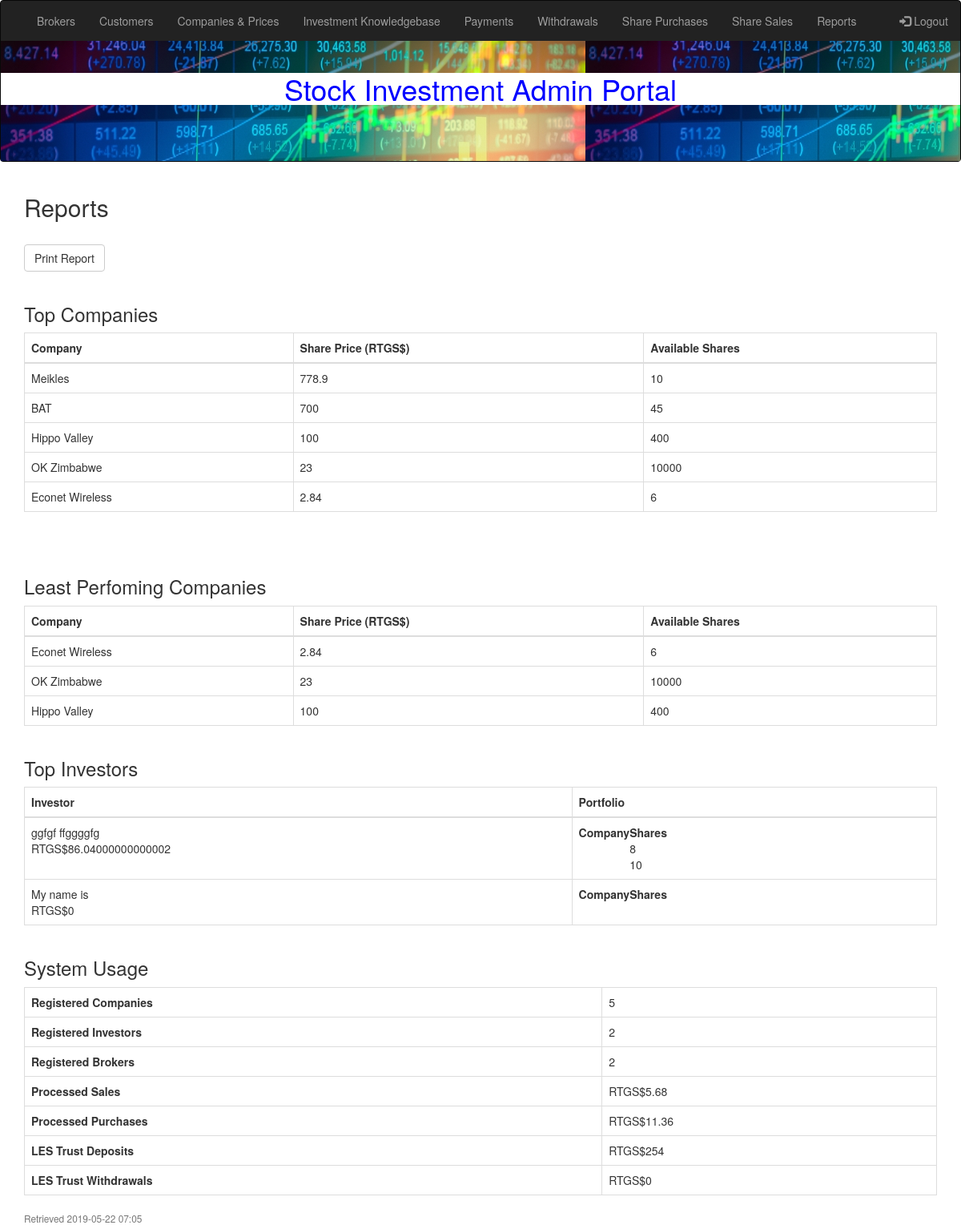
Screenshot of /reports.php (signed in) with the database file from the repository.
### tables this page shows
CREATE TABLE `companies` (
  `id` int(11) NOT NULL,
  `company` varchar(50) NOT NULL,
  `price` double NOT NULL,
  `shares` double NOT NULL,
  `logo` varchar(100) NOT NULL
);

CREATE TABLE `customers` (
  `id` int(11) NOT NULL,
  `fullname` varchar(50) NOT NULL,
  `email` varchar(50) NOT NULL,
  `password` varchar(200) NOT NULL,
  `balance` double NOT NULL,
  `bank` varchar(20) NOT NULL,
  `account_number` varchar(20) NOT NULL
);

CREATE TABLE `portfolio` (
  `id` int(11) NOT NULL,
  `investor` int(11) NOT NULL,
  `company` int(11) NOT NULL,
  `shares` double NOT NULL
);

### reports.php (the view, shortened to what this page needs)
<?php include('_header.php'); ?>
<div class="container">
        <div class="row">
          <div class="col-md-12">
            <div class="card mb-3">
              	<div class="card-header">
       			<h2>Reports</h2>
       			<br>
       			<button class="btn btn-default" onclick="window.print();return false;">Print Report</button>
       			<br><br>
       			</div>
              	<div class="card-body">
              	<h3>Top Companies</h3>
                <div class="table-responsive">
                  <table class="table table-bordered"  width="100%" cellspacing="0">
                    <thead>
                      <tr>
						<th>Company</th>
						<th>Share Price (RTGS$)</th>
            			<th>Available Shares</th>
					</tr>
                    </thead>
                    	<tbody>
                    	<?php $rs = mysqli_query($con, "SELECT * FROM companies ORDER BY price DESC LIMIT 5") or die(mysqli_error($con));
							while($row = mysqli_fetch_array($rs)){ ?>
							<tr>
								<td><?php echo $row['company']; ?></td>
								<td><?php echo $row['price']; ?></td>
                				<td><?php echo $row['shares']; ?></td>
							</tr>
						<?php } ?>
                    </tbody>
                  </table>
                </div>
                <br><br>
                <h3>Least Perfoming Companies</h3>
                <div class="table-responsive">
                  <table class="table table-bordered"  width="100%" cellspacing="0">
                    <thead>
                      <tr>
						<th>Company</th>
						<th>Share Price (RTGS$)</th>
            			<th>Available Shares</th>
					</tr>
                    </thead>
                    	<tbody>
                    	<?php $rs = mysqli_query($con, "SELECT * FROM companies ORDER BY price ASC LIMIT 3") or die(mysqli_error($con));
							while($row = mysqli_fetch_array($rs)){ ?>
							<tr>
								<td><?php echo $row['company']; ?></td>
								<td><?php echo $row['price']; ?></td>
                				<td><?php echo $row['shares']; ?></td>
							</tr>
						<?php } ?>
                    </tbody>
                  </table>
                </div>
                <h3>Top Investors</h3>
                <div class="table-responsive">
                  <table class="table table-bordered"  width="100%" cellspacing="0">
                    <thead>
                      <tr>
						<th>Investor</th>
						<th>Portfolio</th>
					</tr>
                    </thead>
                    	<tbody>
                    	<?php $rs = mysqli_query($con, "SELECT * FROM customers ORDER BY balance DESC LIMIT 5") or die(mysqli_error($con));
							while($row = mysqli_fetch_array($rs)){ ?>
							<tr>
								<td><?php echo $row['fullname']; ?>
									<br>RTGS$<?php echo $row['balance']; ?>
								</td>
								<td>
									<table>
											<tr>
												<th>Company</th>
												<th>Shares</th>
											</tr>
									<?php $inv = $row['id'];
									$rs9 = mysqli_query($con, "SELECT * FROM portfolio WHERE investor = '$inv'") or die(mysqli_error($con));
									while($row9 = mysqli_fetch_array($rs9)){  ?>
											<tr>
												<td><?php echo getCompanyName($con, $row9['id']); ?></td>
												<td><?php echo $row9['shares']; ?></td>
											</tr>
									<?php } ?>
									</table>
								</td>
							</tr>
						<?php } ?>
                    </tbody>
                  </table>
                </div>
                <h3>System Usage </h3>
                <div class="table-responsive">
                  <table class="table table-bordered"  width="100%" cellspacing="0">
                      <tr>
						<th>Registered Companies</th>
						<td>
							<?php $result ="";
					        $query = "SELECT * FROM companies";
					        $result = mysqli_query($con, $query);
							echo $row = mysqli_num_rows($result); ?>
						</td>
					</tr>
					<tr>
						<th>Registered Investors</th>
						<td>
							<?php $result ="";
					        $query = "SELECT * FROM customers";
					        $result = mysqli_query($con, $query);
							echo $row = mysqli_num_rows($result); ?>
						</td>
					</tr>
					<tr>
            			<th>Registered Brokers</th>
            			<td>
							<?php $result ="";
					        $query = "SELECT * FROM brokers";
					        $result = mysqli_query($con, $query);
							echo $row = mysqli_num_rows($result); ?>
						</td>
					</tr>
            			<th>Processed Sales</th>
            			<td>
							<?php $ps = 0;
					        $query = "SELECT * FROM sales WHERE status='successful'";
					        $result = mysqli_query($con, $query);
					        while($row = mysqli_fetch_array($result)){
					        	$ps = $ps + $row['cost'];
					        }
							echo 'RTGS$'.$ps; ?>
						</td>
            			<th>Processed Purchases</th>
            			<td>
							<?php $pp = 0;
					        $query = "SELECT * FROM purchases WHERE status='successful'";
					        $result = mysqli_query($con, $query);
					        while($row = mysqli_fetch_array($result)){
					        	$pp = $pp + $row['cost'];
					        }
							echo 'RTGS$'.$pp; ?>
						</td>
            			<th>LES Trust Deposits</th>
            			<td>
							<?php $pp = 0;
					        $query = "SELECT * FROM payments WHERE status='accept'";
					        $result = mysqli_query($con, $query);
					        while($row = mysqli_fetch_array($result)){
					        	$pp = $pp + $row['amount'];
					        }
							echo 'RTGS$'.$pp; ?>
						</td>
            			<th>LES Trust Withdrawals</th>
            			<td>
							<?php $pp = 0;
							echo 'RTGS$'.$pp; ?>
						</td>
                  </table>
                </div>
              </div>
              <div class="card-footer small text-muted">Retrieved <?php echo date('Y-m-d H:m'); ?></div>
          </div>
      </div>
  </div>
<?php include('_footer.php'); ?>

### css/sb-admin.css (style rules this page uses)
html { position: relative; min-height: 100%; }
body { overflow-x: hidden; }

### rows the page displays
companies: company "Meikles", price "778.9", shares "10"
companies: company "BAT", price "700", shares "45"
companies: company "Hippo Valley", price "100", shares "400"
companies: company "OK Zimbabwe", price "23", shares "10000"
companies: company "Econet Wireless", price "2.84", shares "6"
customers: fullname "ggfgf ffggggfg", balance "86.04000000000002"
portfolio: shares "8"
portfolio: shares "10"
customers: fullname "My name is", balance "0"

### other values shown
$system_name "Stock Investment Admin Portal"
$row = mysqli_num_rows($result) "5"
$row = mysqli_num_rows($result) "2"
$ps "5.68"
$pp "11.36"
$pp "254"
$pp "0"
